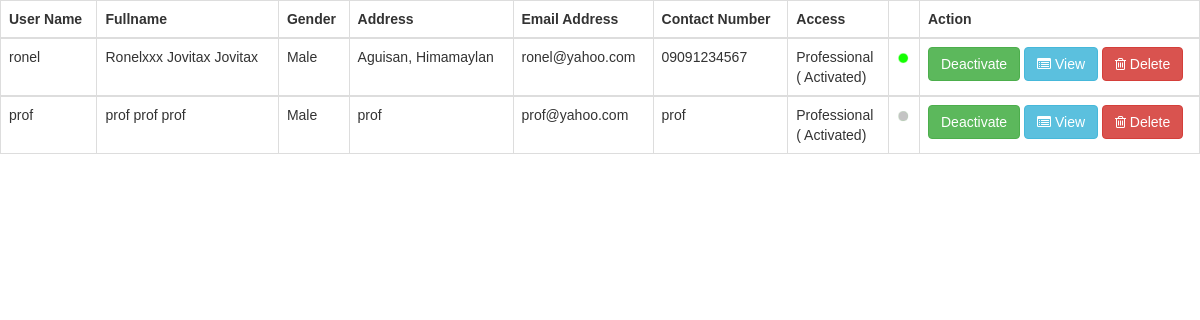
Page /admin/data.php on the committed database.
### tables this page shows
CREATE TABLE IF NOT EXISTS `members` (
  `member_id` int(11) NOT NULL AUTO_INCREMENT,
  `image` varchar(100) NOT NULL,
  `firstname` varchar(20) NOT NULL,
  `lastname` varchar(20) NOT NULL,
  `middlename` varchar(20) NOT NULL,
  `sex` varchar(6) NOT NULL,
  `address` varchar(100) NOT NULL,
  `contact_no` varchar(50) NOT NULL,
  `date_of_birth` text NOT NULL,
  `username` varchar(100) NOT NULL,
  `email` varchar(100) NOT NULL,
  `password` varchar(100) NOT NULL,
  `access` varchar(50) NOT NULL,
  `status` text NOT NULL,
  `acct_status` varchar(100) NOT NULL,
  `topic_ctr` varchar(11) NOT NULL,
  `threads_ctr` varchar(11) NOT NULL,
  `replies_ctr` varchar(11) NOT NULL,
  PRIMARY KEY (`member_id`)
);

### admin/data.php (the view, shortened to what this page needs)
<?php include('header.php'); ?>
	<table cellpadding="0" cellspacing="0" border="0" class="table table-bordered" id="example" >
		<thead>
		<tr>
        	<th>User Name</th>
					<th>Fullname</th>
					<th>Gender</th>
					<th>Address</th>
					<th>Email Address</th>
					<th>Contact Number</th>
					<th>Access</th>
                    	<th> </th>
					<th class="empty">Action</th>
		</tr>
		</thead>
        	<?php
		$query = $conn->query("select * from members") or die(mysql_error());
		while ($row = $query->fetch()) {
		$id = $row['member_id'];
		?>
		<tbody>
		<tr>
        	<td><?php echo $row['username']; ?></td>
		<td><?php echo $row['firstname']." ".$row['middlename']." ".$row['lastname']; ?></td>
		<td><?php echo $row['sex']; ?></td>
		<td><?php echo $row['address']; ?></td>
		<td><?php echo $row['email']; ?></td>
		<td><?php echo $row['contact_no']; ?></td>
		<td><?php echo $row['access']."<br/>( ".$row['acct_status'].") "; ?></td>
        	<td><?php
            if($row['status']=="active"){
                ?>
            <img src="../images/active.png" width="12" height="12" alt="..." class="img-circle">
                 <?php
            }
            else
            {
                ?>
                <img src="../images/inactive.png" width="12" height="12" alt="..." class="img-circle">
             <?php
            }
             ?> </td>
		<td class="empty" width="280">
        <form method="POST">
	<?php if($row['acct_status']=="Activated"){
	   ?>
       	<button data-placement="left" title="Click to  Deactivate Member"  name="update"  class="btn btn-success">Deactivate</button>
       <?php
	}  ?>
	 <a   title="Click to View all Details" id="view<?php echo $id; ?>" href="view_profile.php<?php echo '?id='.$id; ?>" class="btn btn-info"><i class="fa fa-list-alt"></i> View</a>
             <a   title="Click to Remove Member" id="remove<?php echo $id; ?>" href="delete_member.php<?php echo '?id='.$id; ?>" class="btn btn-danger"><i class="fa fa-trash-o"></i> Delete</a>
              </form>
		</td>
		</tr>
		</tbody>
        	<?php } ?>
	</table>

### rows in the picture
members: username "ronel", firstname "Ronelxxx", middlename "Jovitax", lastname "Jovitax", sex "Male", address "Aguisan, Himamaylan", email "ronel@yahoo.com", contact_no "09091234567", access "Professional", acct_status "Activated", shows "Deactivate"
members: username "prof", firstname "prof", middlename "prof", lastname "prof", sex "Male", address "prof", email "prof@yahoo.com", contact_no "prof", access "Professional", acct_status "Activated", shows "Deactivate"
